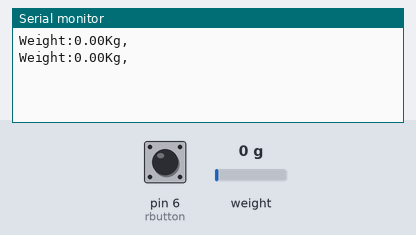
This sketch was run on a simulated Arduino Uno, built with avr-gcc and run on an emulated ATmega328P. On the bench: the last lines printed to the serial monitor. Inputs (shaded band) come from the test bench; at power-on: weight on the scale 0 g, pin 6 (rbutton) HIGH.

Above: at 3.2 s.
3.3 s: weight on the scale set to 100 g
At 4.0 s:
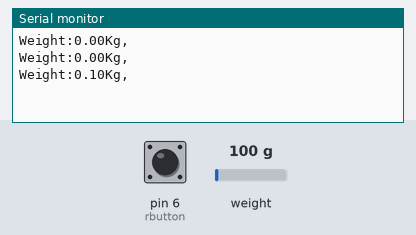
4.8 s: weight on the scale set to 1250 g
At 5.5 s:
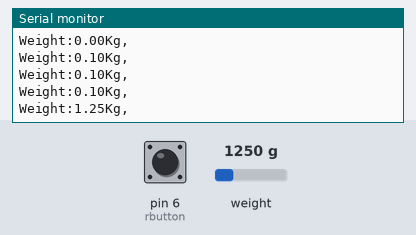
Timing chart, 0 to 7.8 s (numbered marks = the images above; inputs shaded):
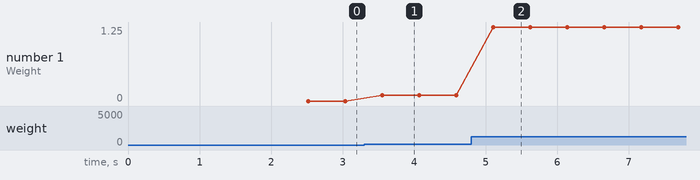

Measured:
- after the input at 3.3 s, the serial monitor: prints a new line after 0.25 s (image 1)
- after the input at 4.8 s, the serial monitor: prints a new line after 0.31 s (image 2)
- plotted number 1: 0 → 0.1 after the input at 3.3 s, 0.1 → 1.25 after the input at 4.8 s

The sketch:

ivbagmoitor.ino
```cpp
#include <SoftwareSerial.h>
#include "HX711.h"
#include <stdlib.h>
SoftwareSerial nodemcu(7, 8); // nodemcu module connected here
#define DOUT  3
#define CLK  2
HX711 scale(DOUT, CLK);

int rbutton = 6; // this button will be used to reset the scale to 0.
String myString;
String cmessage; // complete message
char buff[10];
float weight;
float calibration_factor = 419640; // for me this vlaue works just perfect 419640
void setup() {
  Serial.begin(9600);
  nodemcu.begin(9600);
  pinMode(rbutton, INPUT_PULLUP);
  scale.set_scale();
  scale.tare(); //Reset the scale to 0
  long zero_factor = scale.read_average(); //Get a baseline reading

}
void loop() {
  scale.set_scale(calibration_factor); //Adjust to this calibration factor

  weight = scale.get_units(5); //5
myString = dtostrf(weight, 3, 2, buff);
cmessage = cmessage + "Weight" + ":" + myString + "Kg"+",";
 nodemcu.println(cmessage);
Serial.println(cmessage);
cmessage = "";

  Serial.println();

  if ( digitalRead(rbutton) == LOW)
  {
     scale.set_scale();
  scale.tare(); //Reset the scale to 0
  }


}
```
